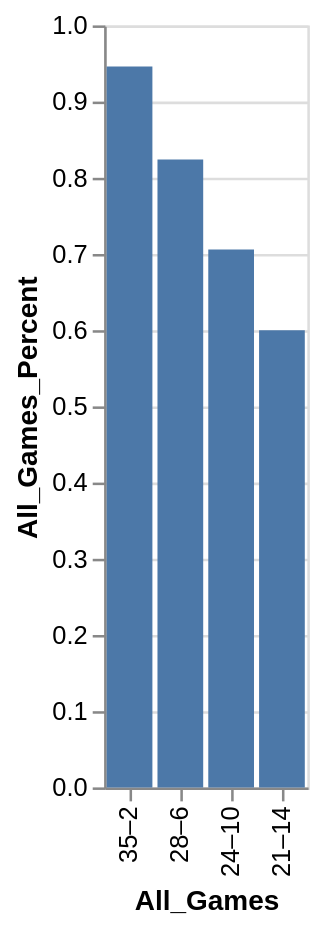

Source (Vega-Lite JSON):
### Vega-Lite specification from a JSON file in a GitHub repository (floating-point values rounded to 4 significant figures)
{"data": {"values": [{"x_data": "35–2", "y_data": 0.946}, {"x_data": "28–6", "y_data": 0.824}, {"x_data": "24–10", "y_data": 0.706}, {"x_data": "21–14", "y_data": 0.6}]}, "mark": "bar", "encoding": {"x": {"field": "x_data", "type": "nominal", "title": "All_Games", "sort": "descending"}, "y": {"field": "y_data", "type": "quantitative", "title": "All_Games_Percent"}}}
